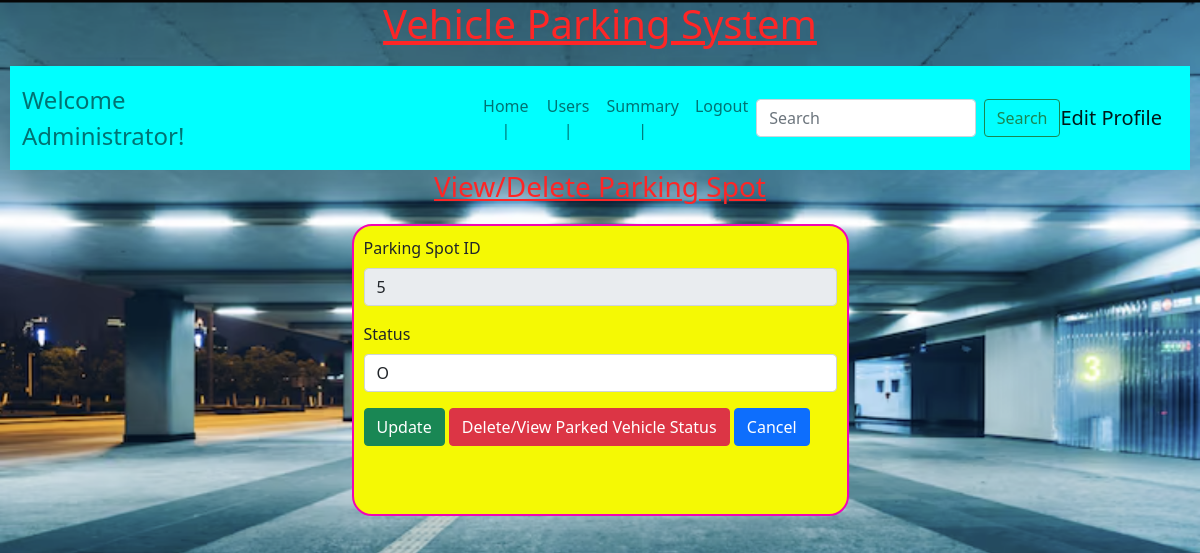
The app's page /edit_spot/1/5/admin@parking.com, older data.
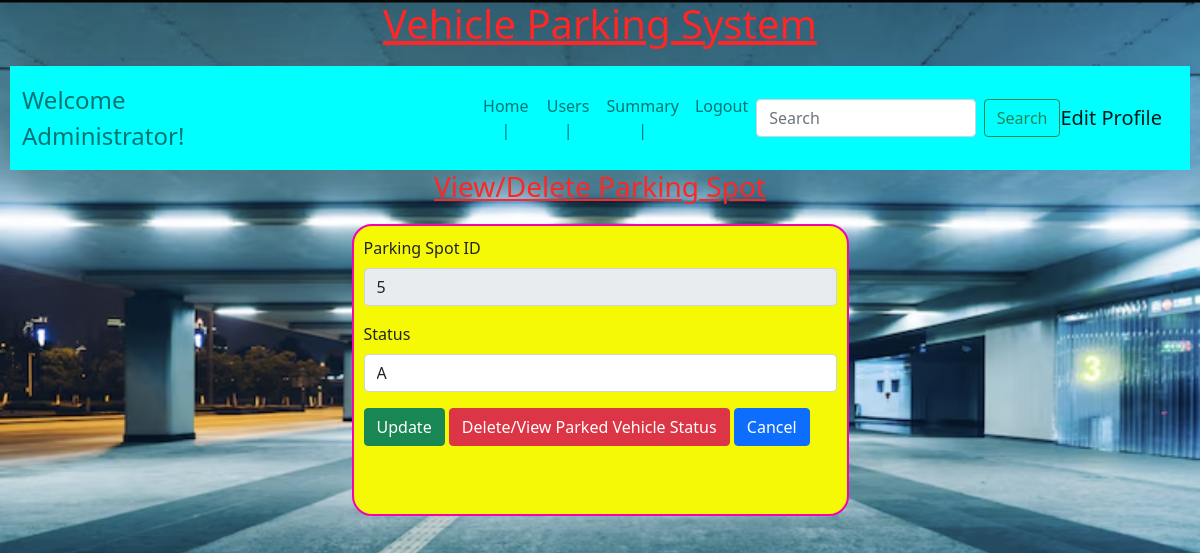
The same page, newer data.
### backend/models.py (models this page shows)
class Parking_Spot(db.Model): #db.Model is a predefined class which is inherited from SQLAlchemy. our class(here, Parking_Spot behaves like a data table) =>inheritance
    __tablename__="parking_spot"
    id=db.Column(db.Integer,primary_key=True)
    lot_id=db.Column(db.Integer,db.ForeignKey("parking_lot.id"),nullable=False)
    status=db.Column(db.String,default="A")
    reserve_parking_spot=db.relationship("Reserve_parking_spot",cascade="all,delete",backref="parking_spot",lazy=True)

### backend/controllers.py (the view)
@app.route("/edit_spot/<lid>/<sid>/<name>",methods=["GET","POST"])
def edit_spot(lid,sid,name):
    s=get_spot(sid)
    l=get_lot(lid).id
    if request.method=="POST":
        status=request.form.get("status")
        s.status=status
        db.session.commit() #updating
        return redirect(url_for("admindashboardfn",name=name,msg=""))
    return render_template("edit_spot.html",spot=s,name=name,lid=l)

### backend/controllers.py (called while the page is built)
def get_lot(id):
    lot=Parking_lot.query.filter_by(id=id).first()
    return lot

def get_spot(id):
    spot=Parking_Spot.query.filter_by(id=id).first()
    return spot

### templates/edit_spot.html
{%extends "adminlayout.html"%}
{%block content%}
            {%if spot%}
                <div class="center">
                    <h3><u>View/Delete Parking Spot</u></h3>
                </div>
                <form action="/edit_spot/{{lid}}/{{spot.id}}/{{name}}" method="POST">
                <div class="input-form">
                    <div class="mb-3">
                        <label for="lot_id" class="form-label">Parking Spot ID</label>
                        <input type="number" class="form-control" id="lotid" name="lot_id" value="{{spot.id}}" readonly>
                    </div>
                    <div class="mb-3">
                        <label for="status" class="form-label">Status </label>
                        <input type="text" class="form-control" id="status" name="status" value="{{spot.status}}">
                    </div>
                    <div class="mb-3">
                        <button type="submit" class="btn btn-success">Update</button>
                        <a href="/delete_spot/{{lid}}/{{spot.id}}/{{name}}" type="button" class="btn btn-danger">Delete/View Parked Vehicle Status</a>
                        <a href="/admin/{{name}}" type="button" class="btn btn-primary">Cancel</a>
                    </div>
                </div>
                </form>
            {%endif%}
{%endblock%}

Row changes from the older to the newer data that the page shows:
changed Parking_Spot id 5: status "O" → "A"
